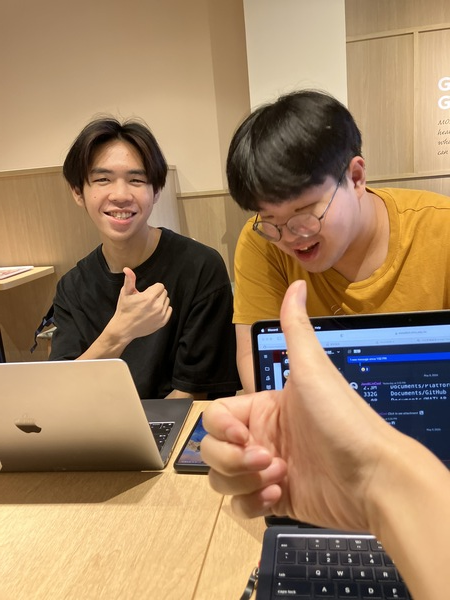
#> input picture NTNU-image-processing/hw10/assets/input/sample.jpg, 450 x 600 px
$ python main.py
#> lines starting #> are read from the running program, lines starting #| are printed output that depends on the picture
import numpy as np
import cv2

# Paths for the image files
SAMPLE_IMG = "./assets/input/sample.jpg"
OUTPUT_IMG = "./assets/output/output.jpg"

def rgb_to_hsi(image):
    # Normalize the RGB values to the range 0-1
    image = image.astype('float32') / 255.0
    R, G, B = cv2.split(image)  # Split the image into R, G, and B components
    H = np.zeros_like(R)  # Initialize H (Hue) channel
    S = np.zeros_like(R)  # Initialize S (Saturation) channel
    I = (R + G + B) / 3.0  # Calculate I (Intensity) channel

    num = 0.5 * ((R - G) + (R - B))
    den = np.sqrt((R - G)**2 + (R - B) * (G - B))
    theta = np.arccos(num / (den + 1e-6))  # Calculate theta for Hue calculation

    # Calculate H based on the condition of B > G
    H[B > G] = 2 * np.pi - theta[B > G]
    H[G >= B] = theta[G >= B]
    H = H / (2 * np.pi)  # Normalize H to the range 0-1

    min_RGB = np.minimum(np.minimum(R, G), B)
    S[I != 0] = 1 - 3 * min_RGB[I != 0] / (R[I != 0] + G[I != 0] + B[I != 0])  # Calculate Saturation

    return H, S, I

def hsi_to_rgb(H, S, I):
    R = np.zeros_like(H)  # Initialize R channel
    G = np.zeros_like(H)  # Initialize G channel
    B = np.zeros_like(H)  # Initialize B channel

    H = H * 2 * np.pi  # Convert H from 0-1 range to 0-2π range
    for i in range(H.shape[0]):
        for j in range(H.shape[1]):
            h = H[i, j]
            s = S[i, j]
            in_ = I[i, j]
            if h < 2 * np.pi / 3:
                B[i, j] = in_ * (1 - s)
                R[i, j] = in_ * (1 + s * np.cos(h) / np.cos(np.pi / 3 - h))
                G[i, j] = 3 * in_ - (R[i, j] + B[i, j])
            elif h < 4 * np.pi / 3:
                h = h - 2 * np.pi / 3
                R[i, j] = in_ * (1 - s)
                G[i, j] = in_ * (1 + s * np.cos(h) / np.cos(np.pi / 3 - h))
                B[i, j] = 3 * in_ - (R[i, j] + G[i, j])
            else:
                h = h - 4 * np.pi / 3
                G[i, j] = in_ * (1 - s)
                B[i, j] = in_ * (1 + s * np.cos(h) / np.cos(np.pi / 3 - h))
                R[i, j] = 3 * in_ - (G[i, j] + B[i, j])

    # Scale the R, G, B values back to the range 0-255 and convert to uint8
    R = np.clip(R * 255.0, 0, 255).astype('uint8')
    G = np.clip(G * 255.0, 0, 255).astype('uint8')
    B = np.clip(B * 255.0, 0, 255).astype('uint8')

    return cv2.merge([R, G, B])

def histogram_equalization(image):
    hist, bins = np.histogram(image.flatten(), 256, [0, 256])  # Compute the histogram
    cdf = hist.cumsum()  # Compute the cumulative distribution function (CDF)
    cdf_normalized = cdf * hist.max() / cdf.max()  # Normalize the CDF

    cdf_m = np.ma.masked_equal(cdf, 0)  # Mask the CDF where it is zero
    cdf_m = (cdf_m - cdf_m.min()) * 255 / (cdf_m.max() - cdf_m.min())  # Equalize the histogram
    cdf = np.ma.filled(cdf_m, 0).astype('uint8')  # Fill the masked values with 0

    return cdf[image]

def main():
    # Load the image
    image = cv2.imread(SAMPLE_IMG)
#> image is the input picture: shape (600, 450, 3); mean B, G, R 96.9, 128.8, 158.1

    # Convert RGB to HSI
    H, S, I = rgb_to_hsi(image)
#> in rgb_to_hsi, `theta = np.arccos(num / (den + 1e-6))`:
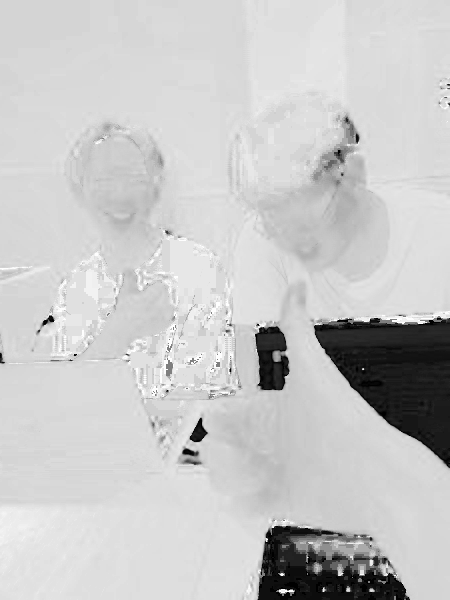
#> theta: shape (600, 450) float32; min 0.00242, max 3.14, mean 2.46; drawn with min black and max white
#> in rgb_to_hsi, `H[G >= B] = theta[G >= B]`:
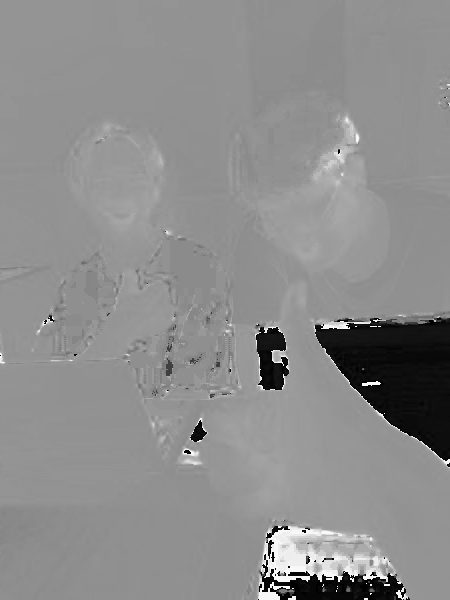
#> H: shape (600, 450) float32; min 0.00242, max 6.27, mean 3.47; drawn with min black and max white
#> in rgb_to_hsi, `S[I != 0] = 1 - 3 * min_RGB[I != 0] / (R[I != 0] + G[I != 0] + B[I != ..`:
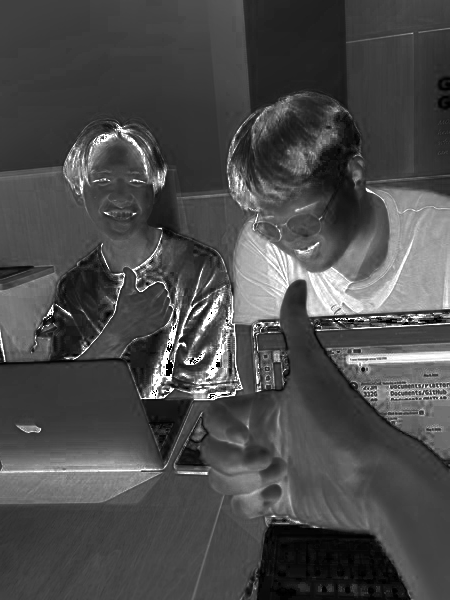
#> S: shape (600, 450) float32; min 0, max 1, mean 0.299

    # Apply histogram equalization to the intensity component
    I_eq = histogram_equalization((I * 255).astype('uint8'))
#> in histogram_equalization, `hist, bins = np.histogram(image.flatten(), 256, [0, 256])`: hist = 256 values, max 3561 at index 188, min 2 at index 255, mean 1054.7; bins = 257 values from 0 to 256
#> in histogram_equalization, `cdf = hist.cumsum()`: cdf = 256 values from 379 to 270000
#> in histogram_equalization, `cdf_normalized = cdf * hist.max() / cdf.max()`: cdf_normalized = 256 values from 5 to 3561
#> in histogram_equalization, `cdf = np.ma.filled(cdf_m, 0).astype('uint8')`: cdf = 256 values from 0 to 255

    # Convert HSI back to RGB
    output_image = hsi_to_rgb(H, S, I_eq / 255.0)
#> after the loop in hsi_to_rgb, `for i in range(H.shape[0]):`:
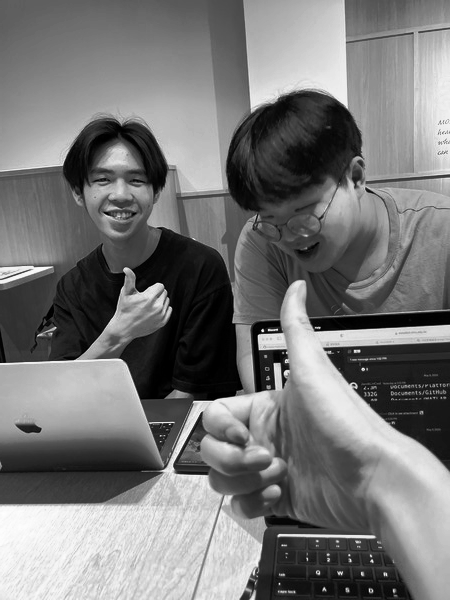
#> G: shape (600, 450) float32; min 0, max 1.07, mean 0.504; drawn with min black and max white
#> after the loop in hsi_to_rgb, `for i in range(H.shape[0]):`:
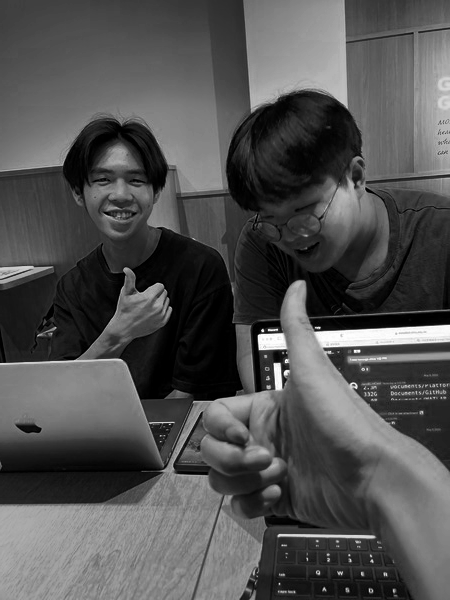
#> R: shape (600, 450) float32; min 0, max 1.18, mean 0.382; drawn with min black and max white
#> in hsi_to_rgb, `B = np.clip(B * 255.0, 0, 255).astype('uint8')`:
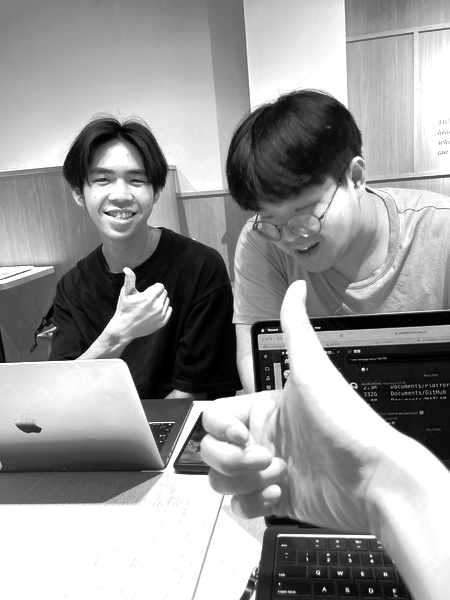
#> B: shape (600, 450); min 0, max 255, mean 152.2
#> in hsi_to_rgb, `return cv2.merge([R, G, B])`:
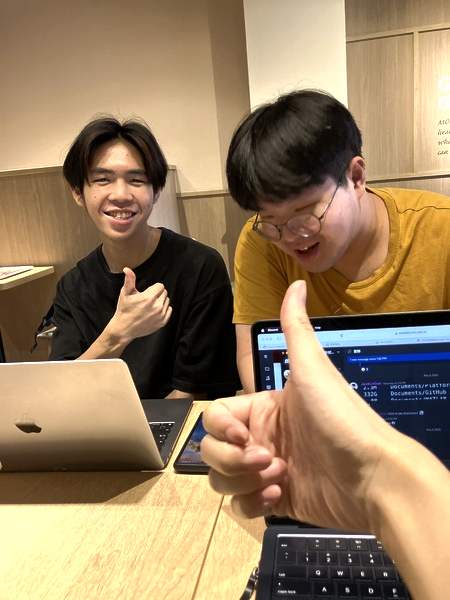
#> returned value: shape (600, 450, 3); mean of channels 0, 1, 2 96.5, 127.9, 152.2; drawn as B, G, R

    # Save the output image
    cv2.imwrite(OUTPUT_IMG, output_image)

if __name__ == '__main__':
    main()
